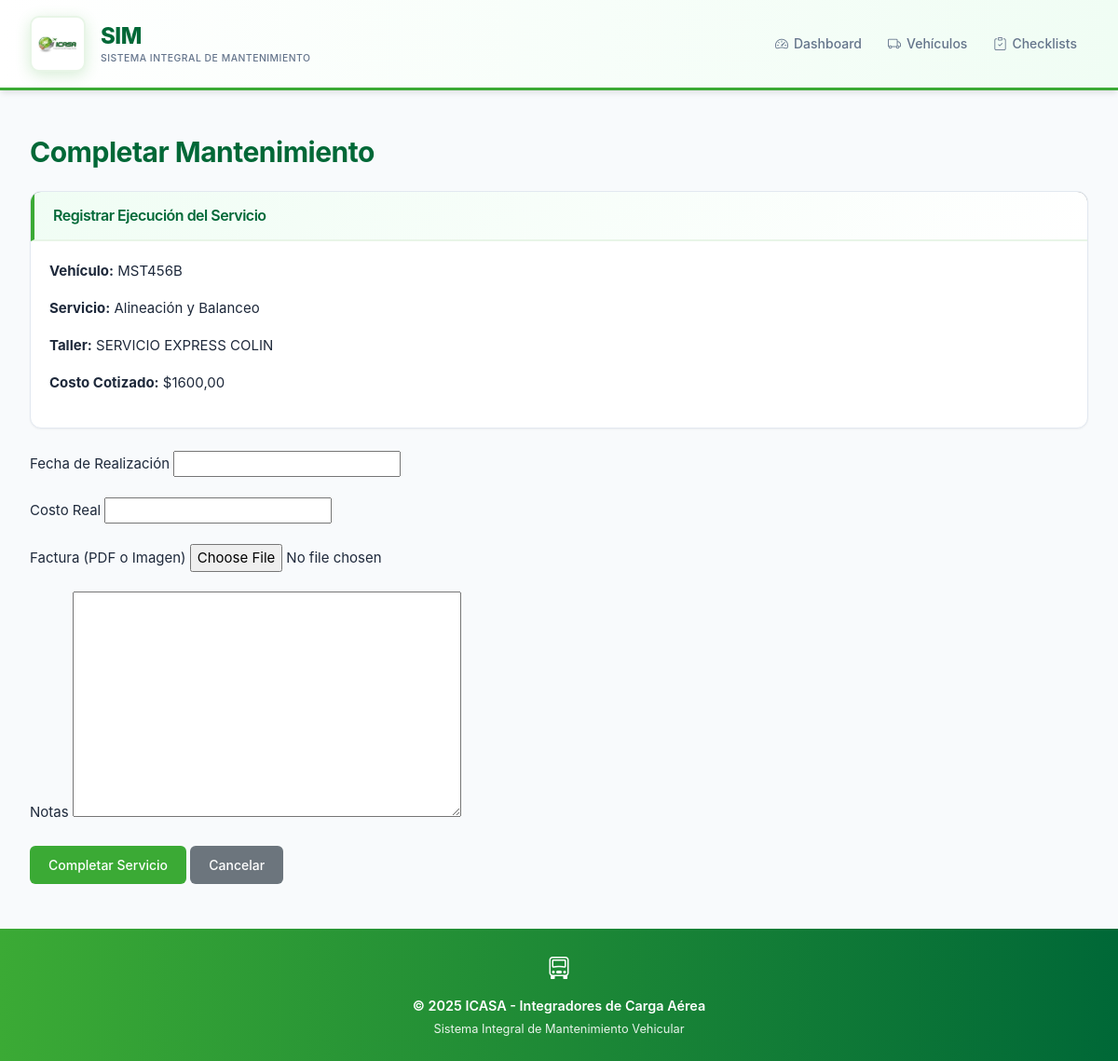
/maintenance/5/complete/, run on the app's committed database.
### vehicles/models.py (models this page shows, shortened)
class Maintenance(models.Model):
    STATUS_CHOICES = [
        ('Detectado', 'Detectado'),
        ('Cotizado', 'Cotizado'),
        ('Aprobado', 'Aprobado'),
        ('Rechazado', 'Rechazado'),
        ('Completado', 'Completado'),
    ]
    vehicle = models.ForeignKey(Vehicle, on_delete=models.CASCADE, related_name='maintenances', verbose_name='Vehículo')
    maintenance_type = models.ForeignKey(MaintenanceType, on_delete=models.PROTECT, verbose_name='Tipo de Mantenimiento')
    workshop = models.ForeignKey(Workshop, on_delete=models.SET_NULL, null=True, blank=True, verbose_name='Taller')
    status = models.CharField(max_length=20, choices=STATUS_CHOICES, default='Detectado', verbose_name='Estado')
    detection_date = models.DateField(auto_now_add=True, verbose_name='Fecha de Detección')
    detected_by = models.CharField(max_length=200, default='Sistema', verbose_name='Detectado por')
    problem_description = models.TextField(default='', verbose_name='Descripción del Problema')
    quote_date = models.DateField(null=True, blank=True, verbose_name='Fecha de Cotización')
    estimated_cost = models.DecimalField(max_digits=8, decimal_places=2, null=True, blank=True, validators=[MinValueValidator(0)], verbose_name='Costo Cotizado')
    quote_file = models.FileField(upload_to='maintenance_quotes/', null=True, blank=True, verbose_name='Archivo de Cotización')
    approval_date = models.DateField(null=True, blank=True, verbose_name='Fecha de Aprobación')
    approved_by = models.CharField(max_length=200, blank=True, verbose_name='Aprobado por')
    approval_notes = models.TextField(blank=True, verbose_name='Notas de Aprobación')
    date = models.DateField(null=True, blank=True, verbose_name='Fecha de Realización')
    cost = models.DecimalField(max_digits=8, decimal_places=2, null=True, blank=True, validators=[MinValueValidator(0)], verbose_name='Costo Real')
    invoice_file = models.FileField(upload_to='maintenance_invoices/', null=True, blank=True, verbose_name='Factura')
    notes = models.TextField(blank=True, verbose_name='Notas')
    created_at = models.DateTimeField(auto_now_add=True, null=True, blank=True)
    updated_at = models.DateTimeField(auto_now=True, null=True, blank=True)
    class Meta:
        ordering = ['-created_at']
        verbose_name = 'Mantenimiento'
        verbose_name_plural = 'Mantenimientos'
        indexes = [models.Index(fields=['status']), models.Index(fields=['detection_date'])]

class Vehicle(models.Model):
    STATUS_CHOICES = [
        ('Active', 'Active'),
        ('Maintenance', 'Maintenance'),
        ('Out of service', 'Out of service')
    ]
    STATION_CHOICES = [
        ('Aguascalientes', 'Aguascalientes'),
        ('Baja California', 'Baja California'),
        ('Baja California Sur', 'Baja California Sur'),
        ('Campeche', 'Campeche'),
        ('Chiapas', 'Chiapas'),
        ('Chihuahua', 'Chihuahua'),
        ('Ciudad de México', 'Ciudad de México'),
        ('Coahuila', 'Coahuila'),
        ('Colima', 'Colima'),
        ('Durango', 'Durango'),
        ('Estado de México', 'Estado de México'),
        ('Guanajuato', 'Guanajuato'),
        ('Guerrero', 'Guerrero'),
        ('Hidalgo', 'Hidalgo'),
        ('Jalisco', 'Jalisco'),
        ('Michoacán', 'Michoacán'),
        ('Morelos', 'Morelos'),
        ('Nayarit', 'Nayarit'),
        ('Nuevo León', 'Nuevo León'),
        ('Oaxaca', 'Oaxaca'),
        ('Puebla', 'Puebla'),
        ('Querétaro', 'Querétaro'),
        ('Quintana Roo', 'Quintana Roo'),
        ('San Luis Potosí', 'San Luis Potosí'),
        ('Sinaloa', 'Sinaloa'),
        ('Sonora', 'Sonora'),
        ('Tabasco', 'Tabasco'),
        ('Tamaulipas', 'Tamaulipas'),
        ('Tlaxcala', 'Tlaxcala'),
        ('Veracruz', 'Veracruz'),
        ('Yucatán', 'Yucatán'),
        ('Zacatecas', 'Zacatecas'),
    ]
    plate = models.CharField(max_length=10, unique=True, verbose_name='Placa')
    brand = models.CharField(max_length=50, verbose_name='Marca')
    model = models.CharField(max_length=50, verbose_name='Modelo')
    year = models.IntegerField(
        validators=[MinValueValidator(1900), MaxValueValidator(datetime.now().year + 1)],
        verbose_name='Año'
    )
    status = models.CharField(max_length=20, choices=STATUS_CHOICES, default='Active', verbose_name='Estado')
    station = models.CharField(max_length=100, choices=STATION_CHOICES, blank=True, null=True, verbose_name='Estación')
    photo = models.ImageField(upload_to='vehicles/', null=True, blank=True, verbose_name='Foto')
    created_at = models.DateTimeField(auto_now_add=True, null=True, blank=True)
    updated_at = models.DateTimeField(auto_now=True, null=True, blank=True)
    class Meta:
        ordering = ['-created_at']
        verbose_name = 'Vehículo'
        verbose_name_plural = 'Vehículos'
        indexes = [models.Index(fields=['plate'])]

class MaintenanceType(models.Model):
    name = models.CharField(max_length=100, unique=True, verbose_name='Nombre')
    description = models.TextField(blank=True, verbose_name='Descripción')
    estimated_cost = models.DecimalField(max_digits=8, decimal_places=2, null=True, blank=True, verbose_name='Costo Estimado')
    class Meta:
        ordering = ['name']
        verbose_name = 'Tipo de Mantenimiento'
        verbose_name_plural = 'Tipos de Mantenimiento'

class Workshop(models.Model):
    name = models.CharField(max_length=200, verbose_name='Nombre del Taller')
    phone = models.CharField(max_length=20, verbose_name='Teléfono')
    address = models.TextField(verbose_name='Dirección')
    created_at = models.DateTimeField(auto_now_add=True)
    class Meta:
        ordering = ['name']
        verbose_name = 'Taller'
        verbose_name_plural = 'Talleres'

### vehicles/views_maintenance_phases.py (the view, shortened to what this page needs)
# urls.py: path('maintenance/<int:pk>/complete/', MaintenanceCompleteView.as_view(), name='maintenance_complete'),
class MaintenanceCompleteView(UpdateView):
    model = Maintenance
    template_name = 'vehicles/maintenance_complete.html'
    fields = ['date', 'cost', 'invoice_file', 'notes']
    success_url = reverse_lazy('maintenance_list')

### vehicles/templates/vehicles/maintenance_complete.html (shortened to what this page needs)
{% extends 'vehicles/base.html' %}
{% block content %}
<h1>Completar Mantenimiento</h1>
<div class="card mt-4">
    <div class="card-header bg-secondary text-white">
        <h5>Registrar Ejecución del Servicio</h5>
    </div>
    <div class="card-body">
        <p><strong>Vehículo:</strong> {{ object.vehicle.plate }}</p>
        <p><strong>Servicio:</strong> {{ object.maintenance_type.name }}</p>
        <p><strong>Taller:</strong> {{ object.workshop.name }}</p>
        <p><strong>Costo Cotizado:</strong> ${{ object.estimated_cost }}</p>
    </div>
</div>
<form method="post" enctype="multipart/form-data" class="mt-4">
    <div class="mb-3">
        <label class="form-label">Fecha de Realización</label>
        {{ form.date }}
    </div>
    <div class="mb-3">
        <label class="form-label">Costo Real</label>
        {{ form.cost }}
    </div>
    <div class="mb-3">
        <label class="form-label">Factura (PDF o Imagen)</label>
        {{ form.invoice_file }}
    </div>
    <div class="mb-3">
        <label class="form-label">Notas</label>
        {{ form.notes }}
    </div>
    <button type="submit" class="btn btn-success">Completar Servicio</button>
    <a href="{% url 'maintenance_detail' object.pk %}" class="btn btn-secondary">Cancelar</a>
</form>
{% endblock %}

### static/css/main.css (style rules this page uses)
:root { --primary-color: #3BAA35; --secondary-color: #006837; --accent-color: #3BAA35; --accent-dark: #006837; --accent-muted: #e8f5e7; --metallic-gray: #A7A9AC; --nav-bg: #ffffff; --success-color: #3BAA35; --warning-color: #f59e0b; --danger-color: #dc2626; --info-color: #006837; --light-bg: #f8fafc; --card-bg: #ffffff; --border-color: #e2e8f0; --text-primary: #1e293b; --text-secondary: #64748b; --text-muted: #94a3b8; --shadow-sm: 0 1px 2px 0 rgba(0, 0, 0, 0.05); --shadow-md: 0 4px 6px -1px rgba(0, 0, 0, 0.1); --shadow-lg: 0 10px 15px -3px rgba(0, 0, 0, 0.1); --shadow-xl: 0 20px 25px -5px rgba(0, 0, 0, 0.1); --radius-sm: 6px; --radius-md: 10px; --radius-lg: 12px; --spacing-xs: 0.5rem; --spacing-sm: 0.75rem; --spacing-md: 1rem; --spacing-lg: 1.5rem; --spacing-xl: 2rem; }
* { margin: 0; padding: 0; box-sizing: border-box; }
body { font-family: 'Inter', -apple-system, BlinkMacSystemFont, 'Segoe UI', Roboto, sans-serif; background-color: var(--light-bg); color: var(--text-primary); line-height: 1.6; font-size: 15px; -webkit-font-smoothing: antialiased; -moz-osx-font-smoothing: grayscale; }
.card { border: 1px solid var(--border-color); border-radius: var(--radius-lg); box-shadow: var(--shadow-sm); transition: all 0.2s ease; background: var(--card-bg); overflow: hidden; }
.card-header { background: linear-gradient(135deg, #f0fdf4 0%, #ffffff 100%); border-bottom: 2px solid var(--accent-muted); border-left: 4px solid var(--primary-color); font-weight: 600; font-size: 0.95rem; padding: 1rem 1.25rem; color: var(--text-primary); }
.card-body { padding: 1.25rem; color: var(--text-primary) !important; }
.card-body * { color: var(--text-primary) !important; }
.card-body .table tbody td, .card-body .table tbody th, .card-body p, .card-body a, .card-body strong { color: var(--text-primary) !important; }
.btn { font-weight: 500; font-size: 0.875rem; padding: 0.625rem 1.25rem; border-radius: var(--radius-sm); transition: all 0.2s ease; border: none; display: inline-flex; align-items: center; gap: 0.5rem; cursor: pointer; }
.btn-success { background-color: var(--success-color); color: white; }
h1, h2, h3, h4, h5 { font-family: 'Inter', sans-serif; font-weight: 700; color: var(--secondary-color); letter-spacing: -0.5px; margin-bottom: 0; }
h1 { font-size: 1.875rem; }
h5 { font-size: 1rem; font-weight: 600; }

### data on the page
Maintenance: vehicle.plate "MST456B", maintenance_type.name "Alineación y Balanceo", workshop.name "SERVICIO EXPRESS COLIN", estimated_cost "1600,00"
